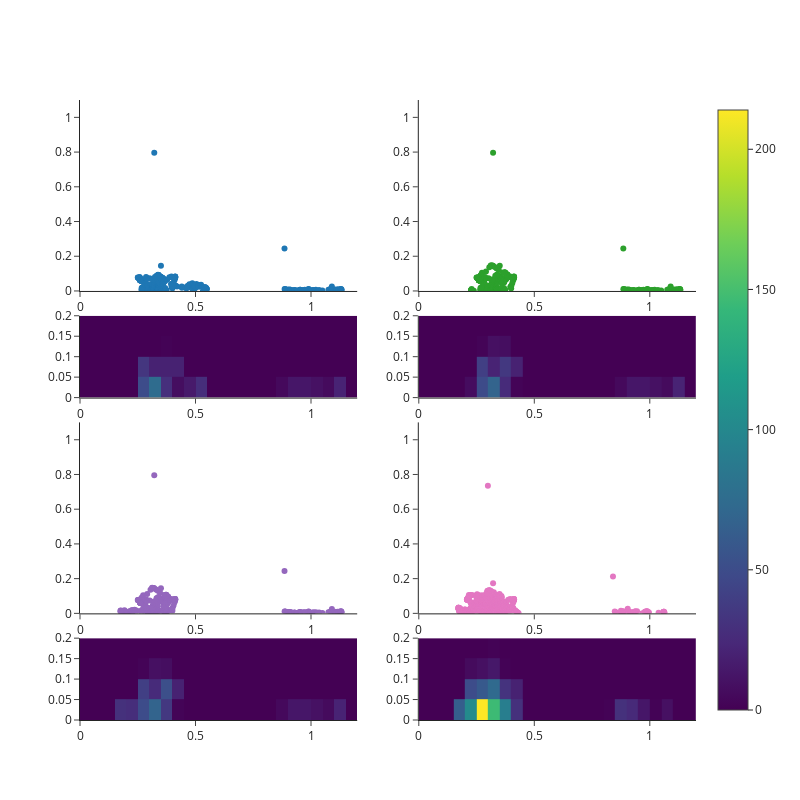

Notebook cell for this chart:
### Code cell
x_end=1.2
y_end=.2
size=0.05
y_size=0.05


fig = make_subplots(
    rows=4, cols=2,
    column_widths=[0.5, 0.5],
    row_heights=[0.35,0.15,0.35,0.15],
    vertical_spacing=0.04,
    horizontal_spacing=0.1,
    specs=[[ {"type": "scatter"},{"type": "scatter"}],[ {"type": "Histogram2d"},{"type": "Histogram2d"}],[ {"type": "scatter"},{"type": "scatter"}],[ {"type": "Histogram2d"},{"type": "Histogram2d"}]])

fig.add_trace(
    go.Scatter(
    x=xm_1,
    y=ym_1,
    mode='markers',
    ),
    row=1,col=1,
)

fig.update_xaxes(
    range=[0,1.2],  # sets the range of xaxis
)

fig.add_trace(
    go.Histogram2d(
    x=xm_1,
    y=ym_1,
    autobinx=False,
    xbins=dict(start=0, end=x_end, size=size),
    autobiny=False,
    ybins=dict(start=0, end=y_end, size=y_size),
    coloraxis = "coloraxis",
    ),
    row=2, col=1,
)

fig.add_trace(
    go.Scatter(
    x=xm_2,
    y=ym_2,
    mode='markers',
    ),
    row=1,col=2,
)

fig.add_trace(
    go.Histogram2d(
    x=xm_2,
    y=ym_2,
    autobinx=False,
    xbins=dict(start=0, end=x_end, size=size),
    autobiny=False,
    ybins=dict(start=0, end=y_end, size=y_size),
    coloraxis = "coloraxis",
    ),
    row=2, col=2,
)

fig.add_trace(
    go.Scatter(
    x=xm_3,
    y=ym_3,
    mode='markers',
    ),
    row=3,col=1,
)

fig.add_trace(
    go.Histogram2d(
    x=xm_3,
    y=ym_3,
    autobinx=False,
    xbins=dict(start=0, end=x_end, size=size),
    autobiny=False,
    ybins=dict(start=0, end=y_end, size=y_size),
    coloraxis = "coloraxis",
    ),
    row=4, col=1,
)

fig.add_trace(
    go.Scatter(
    x=xm,
    y=ym,
    mode='markers',
    ),
    row=3,col=2,
)

fig.add_trace(
    go.Histogram2d(
    x=xm,
    y=ym,
    autobinx=False,
    xbins=dict(start=0, end=x_end, size=size),
    autobiny=False,
    ybins=dict(start=0, end=y_end, size=y_size),
    coloraxis = "coloraxis",
    ),
    row=4, col=2,
)

fig.update_layout(
    height=800,
    width=800,
    showlegend=False,
    template='simple_white'
)

y_range=1.1
fig['layout']['yaxis'].update(range=[0,y_range])
fig['layout']['yaxis2'].update(range=[0,y_range])
fig['layout']['yaxis5'].update(range=[0,y_range])
fig['layout']['yaxis6'].update(range=[0,y_range])

fig.show()

#pio.write_image(fig, 'E:/Topological_Analysis_of_Time_Series/pictures/pdf_graph_raw/Result_mild.pdf',scale=1,height=800,width=800)

### Figure 1 — Plotly figure (JSON) as saved in the notebook; plotly's stock layout.template omitted (floating-point values rounded to 4 significant figures; data arrays with more than 128 entries replaced by an {"elided": "..."} marker saying what was removed)
{"data": [{"mode": "markers", "type": "scatter", "x": {"elided": "370 float values"}, "xaxis": "x", "y": {"elided": "370 float values"}, "yaxis": "y"}, {"autobinx": false, "autobiny": false, "coloraxis": "coloraxis", "type": "histogram2d", "x": {"elided": "370 float values"}, "xaxis": "x3", "xbins": {"end": 1.2, "size": 0.05, "start": 0}, "y": {"elided": "370 float values"}, "yaxis": "y3", "ybins": {"end": 0.2, "size": 0.05, "start": 0}}, {"mode": "markers", "type": "scatter", "x": {"elided": "357 float values"}, "xaxis": "x2", "y": {"elided": "357 float values"}, "yaxis": "y2"}, {"autobinx": false, "autobiny": false, "coloraxis": "coloraxis", "type": "histogram2d", "x": {"elided": "357 float values"}, "xaxis": "x4", "xbins": {"end": 1.2, "size": 0.05, "start": 0}, "y": {"elided": "357 float values"}, "yaxis": "y4", "ybins": {"end": 0.2, "size": 0.05, "start": 0}}, {"mode": "markers", "type": "scatter", "x": {"elided": "441 float values"}, "xaxis": "x5", "y": {"elided": "441 float values"}, "yaxis": "y5"}, {"autobinx": false, "autobiny": false, "coloraxis": "coloraxis", "type": "histogram2d", "x": {"elided": "441 float values"}, "xaxis": "x7", "xbins": {"end": 1.2, "size": 0.05, "start": 0}, "y": {"elided": "441 float values"}, "yaxis": "y7", "ybins": {"end": 0.2, "size": 0.05, "start": 0}}, {"mode": "markers", "type": "scatter", "x": {"elided": "995 float values"}, "xaxis": "x6", "y": {"elided": "995 float values"}, "yaxis": "y6"}, {"autobinx": false, "autobiny": false, "coloraxis": "coloraxis", "type": "histogram2d", "x": {"elided": "995 float values"}, "xaxis": "x8", "xbins": {"end": 1.2, "size": 0.05, "start": 0}, "y": {"elided": "995 float values"}, "yaxis": "y8", "ybins": {"end": 0.2, "size": 0.05, "start": 0}}], "layout": {"height": 800, "showlegend": false, "width": 800, "xaxis": {"anchor": "y", "domain": [0, 0.45], "range": [0, 1.2]}, "xaxis2": {"anchor": "y2", "domain": [0.55, 1], "range": [0, 1.2]}, "xaxis3": {"anchor": "y3", "domain": [0, 0.45], "range": [0, 1.2]}, "xaxis4": {"anchor": "y4", "domain": [0.55, 1], "range": [0, 1.2]}, "xaxis5": {"anchor": "y5", "domain": [0, 0.45], "range": [0, 1.2]}, "xaxis6": {"anchor": "y6", "domain": [0.55, 1], "range": [0, 1.2]}, "xaxis7": {"anchor": "y7", "domain": [0, 0.45], "range": [0, 1.2]}, "xaxis8": {"anchor": "y8", "domain": [0.55, 1], "range": [0, 1.2]}, "yaxis": {"anchor": "x", "domain": [0.692, 1], "range": [0, 1.1]}, "yaxis2": {"anchor": "x2", "domain": [0.692, 1], "range": [0, 1.1]}, "yaxis3": {"anchor": "x3", "domain": [0.52, 0.652]}, "yaxis4": {"anchor": "x4", "domain": [0.52, 0.652]}, "yaxis5": {"anchor": "x5", "domain": [0.172, 0.48], "range": [0, 1.1]}, "yaxis6": {"anchor": "x6", "domain": [0.172, 0.48], "range": [0, 1.1]}, "yaxis7": {"anchor": "x7", "domain": [0, 0.132]}, "yaxis8": {"anchor": "x8", "domain": [0, 0.132]}}}
